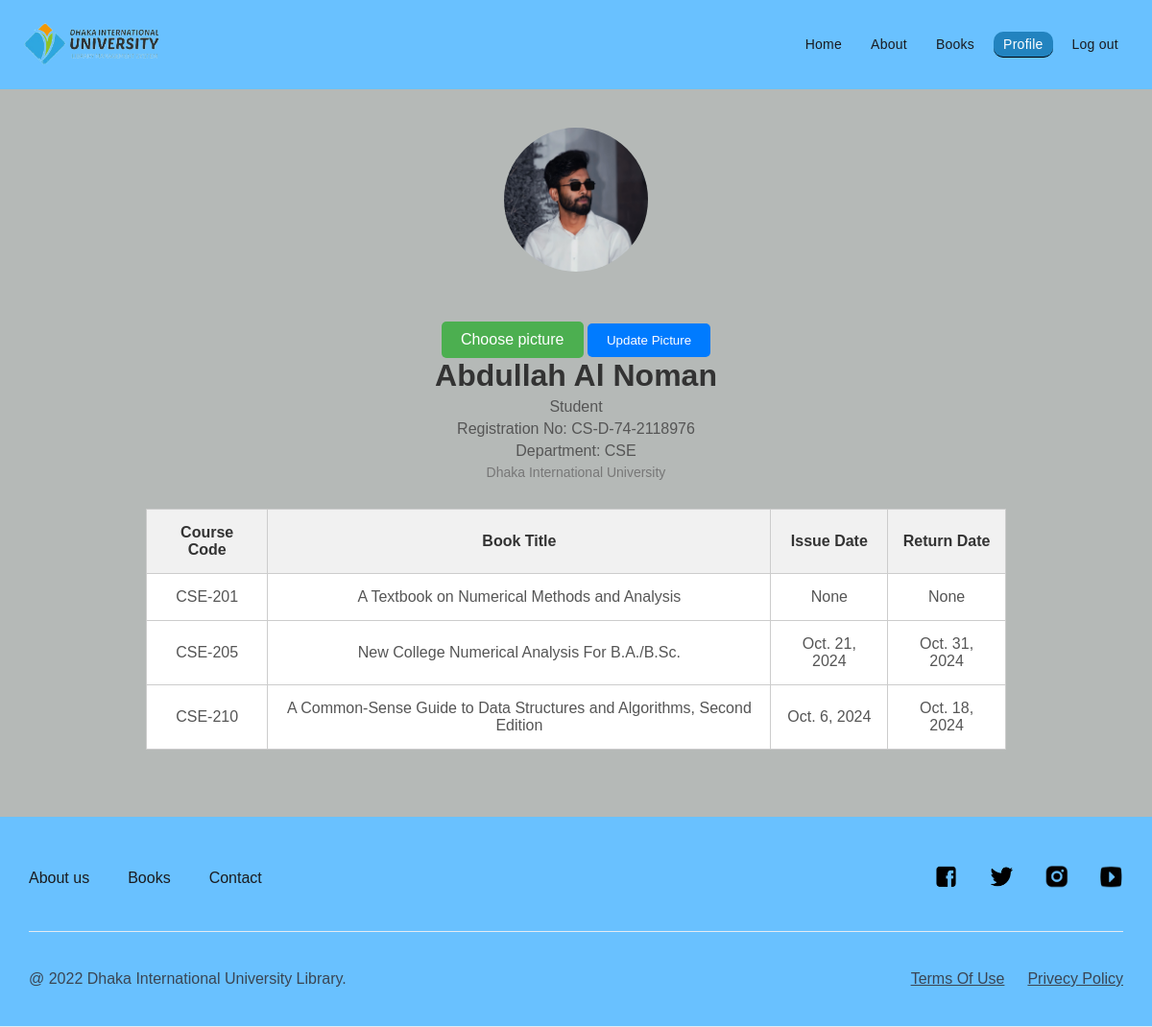
Screenshot of /profile/ (signed in) with the database file from the repository.
### myapp/models.py (models this page shows, shortened)
class UserProfile(models.Model):
    user = models.OneToOneField(User, on_delete=models.CASCADE)
    phone_number = models.CharField(max_length=15)
    university_name = models.CharField(max_length=100)
    department = models.CharField(max_length=100)
    batch = models.CharField(max_length=50)
    registration_no = models.CharField(max_length=50)
    profile_picture = models.ImageField(upload_to='profile_pictures/', default='profile_pics/default.jpg')

### books/models.py (models this page shows, shortened)
class BookingRequest(models.Model):
    user = models.ForeignKey(User, on_delete=models.CASCADE)
    book = models.ForeignKey(bookModel, on_delete=models.CASCADE)
    issue_date = models.DateField(null=True, blank=True)
    return_date = models.DateField(null=True, blank=True)
    status = models.CharField(max_length=10, choices=[('pending', 'Pending'), ('confirmed', 'Confirmed'), ('declined', 'Declined')], default='pending')
    request_date = models.DateTimeField(auto_now_add=True)

class bookModel(models.Model):
    book_title = models.CharField(max_length=100)
    book_edition = models.CharField(max_length=50)
    book_id = models.CharField(max_length=50)
    book_publisher = models.CharField(max_length=100)
    books_department = models.CharField(max_length=100)
    course_code = models.CharField(max_length=100)
    book_description = models.CharField(max_length=300)
    book_image = models.ImageField(upload_to='books_pictures/')
    book_pdf = models.FileField(upload_to='books_pdf/')

### myapp/views.py (the view, shortened to what this page needs)
# urls.py: path('profile/', myapp_views.profilePage, name="profile"),
@login_required
def profilePage(request):
    try:
        user_profile = UserProfile.objects.get(user=request.user)
    except UserProfile.DoesNotExist:
        messages.error(request, 'Please complete your profile information.')
        return redirect('account-create')  # Redirect to create profile page
    booking_history = BookingRequest.objects.filter(user=request.user, status='confirmed')
    return render(request, 'profile.html', {
        'user_profile': user_profile,
        'booking_history': booking_history,
    })

### templates/profile.html (shortened to what this page needs)
{% load static %}
<!DOCTYPE html>
<html lang="en">
<head>
    <link rel="stylesheet" href="{% static 'css/profile.css' %}">
</head>
<body>
{% include 'header.html' %}
<section>
    <div class="profile-section">
        {% if user_profile.profile_picture %}
        <img src="{{ user_profile.profile_picture.url }}" alt="Profile Picture" width="150" height="150">
        {% else %}
            <img id="profile-pic" src="/static/images/default_profile_picture.png" alt="Default Profile Picture" width="150" height="150">
        {% endif %}
        <form id="profile-pic-form" method="POST" enctype="multipart/form-data">
            <label for="profile-picture">Choose picture</label>
            <input type="submit" value="Update Picture">
        </form>
        <h1>{{ user_profile.user.first_name }} {{ user_profile.user.last_name }}</h1>
        <p>Student</p>
        <p>Registration No: {{ user_profile.registration_no }}</p>
        <p>Department: {{ user_profile.department }}</p>
        <p class="subtext">Dhaka International University</p>
        <table>
            <thead>
                <tr>
                    <th>Course Code</th>
                    <th>Book Title</th>
                    <th>Issue Date</th>
                    <th>Return Date</th>
                </tr>
            </thead>
            <tbody>
                {% for booking in booking_history %}
                <tr>
                    <td>{{ booking.book.course_code }}</td>
                    <td>{{ booking.book.book_title }}</td>
                    <td>{{ booking.issue_date }}</td>
                    <td>{{ booking.return_date }}</td>
                </tr>
                {% endfor %}
            </tbody>
        </table>
    </div>
</section>
        {% include 'footer.html' %}
        </body>
</html>

### static/css/profile.css (style rules this page uses)
* { margin: 0; padding: 0; box-sizing: border-box; font-family: Arial, Helvetica, sans-serif; }
.profile-section { background-color: #b5b9b7; padding: 40px; text-align: center; max-width: 1640px; margin-left: auto; margin-right: auto; font-family: Arial, Helvetica, sans-serif; }
.profile-section img { border-radius: 50%; width: 150px; height: 150px; object-fit: cover; margin-bottom: 20px; }
.profile-section h1 { font-size: 32px; font-weight: bold; color: #333; margin-bottom: 5px; }
.profile-section p { font-size: 16px; color: #555; margin: 5px 0; }
.profile-section .subtext { font-size: 14px; color: #777; }
.profile-section table { width: 80%; margin: 30px auto; border-collapse: collapse; }
.profile-section table th, .profile-section table td { padding: 15px; border: 1px solid #ccc; text-align: center; font-size: 16px; }
.profile-section table th { background-color: #f1f1f1; color: #333; font-weight: bold; }
.profile-section table td { background-color: #fff; color: #555; }
#profile-pic-form { margin-top: 20px; }
#profile-pic-form label { display: inline-block; padding: 10px 20px; background-color: #4CAF50; color: white; border-radius: 5px; cursor: pointer; transition: background-color 0.3s ease; }
#profile-pic-form input[type="submit"] { margin-top: 10px; padding: 10px 20px; background-color: #007BFF; color: white; border: none; border-radius: 5px; cursor: pointer; transition: background-color 0.3s ease; }

### rows the page displays
UserProfile: profile_picture (picture), user.first_name "Abdullah Al", user.last_name "Noman", registration_no "CS-D-74-2118976", department "CSE"
BookingRequest: book.course_code "CSE-201", book.book_title "A Textbook on Numerical Methods and Analysis", issue_date "None", return_date "None"
BookingRequest: book.course_code "CSE-205", book.book_title "New College Numerical Analysis For B.A./B.Sc.", issue_date "Oct. 21, 2024", return_date "Oct. 31, 2024"
BookingRequest: book.course_code "CSE-210", book.book_title "A Common-Sense Guide to Data Structures and Algorithms, Second Edition", issue_date "Oct. 6, 2024", return_date "Oct. 18, 2024"
